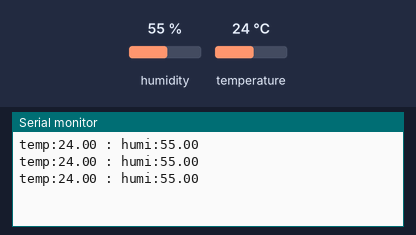
A sketch run on a simulated Arduino Uno, built with avr-gcc and run on an emulated ATmega328P. On the bench: the last lines printed to the serial monitor. The test bench sets the inputs (shaded band); at power-on: humidity 55 %, temperature 24 °C.

Above: at 2.8 s.
2.9 s: humidity set to 22 %
At 5.5 s:
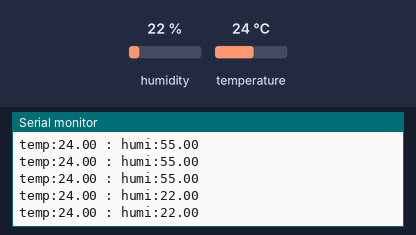
5.6 s: temperature set to 12 °C
At 6.9 s:
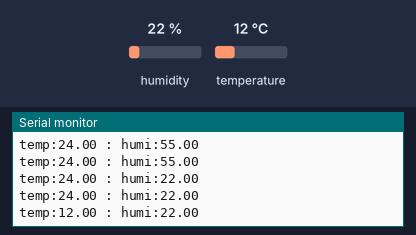
8.3 s: humidity set to 40 %
At 10.0 s:
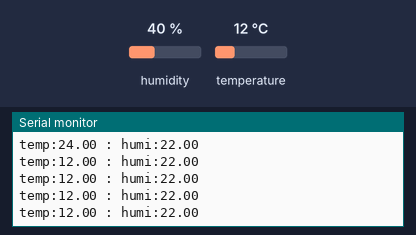
Timing chart, 0 to 11.5 s (numbered marks = the images above; inputs shaded):
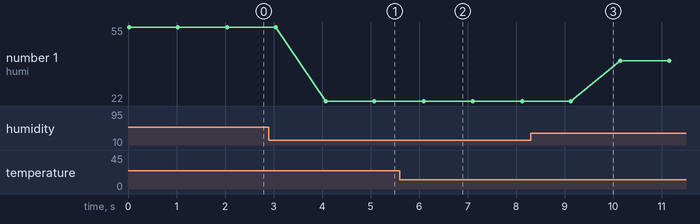

The sketch:

test-dht.ino
```cpp
#include <DHT.h>

//GPIO********************
int pinDHT = 2;
//********************GPIO

//DHT********************
typedef enum
{
    DHTTYPE_DHT11         = DHT11, // DHT 11
    DHTTYPE_DHT22         = DHT22, // DHT 22, AM2302, AM2321
    DHTTYPE_DHT21         = DHT21 // DHT 21, AM2301
} DHTTYPE;

DHT dht(pinDHT, DHTTYPE_DHT11);
float temp, humi;
String strValue;
//********************DHT

void setup(){
  Serial.begin(9600);
  setup_dht();
}

void loop(){
  loop_dht();
}

void setup_dht(){
  dht.begin();
}

void loop_dht(){

  temp = dht.readTemperature();
  humi = dht.readHumidity();

  Serial.print("temp:");
  Serial.print(temp);
  Serial.print(" : ");
  Serial.print("humi:");
  Serial.println(humi);

  delay(1000);
}
```

Measured:
- after the input at 2.9 s, the serial monitor: prints a new line after 1.2 s (image 1)
- after the input at 5.6 s, the serial monitor: prints a new line after 0.50 s (image 2)
- plotted number 1: 55 → 22 after the input at 2.9 s, 22 → 40 after the input at 8.3 s
